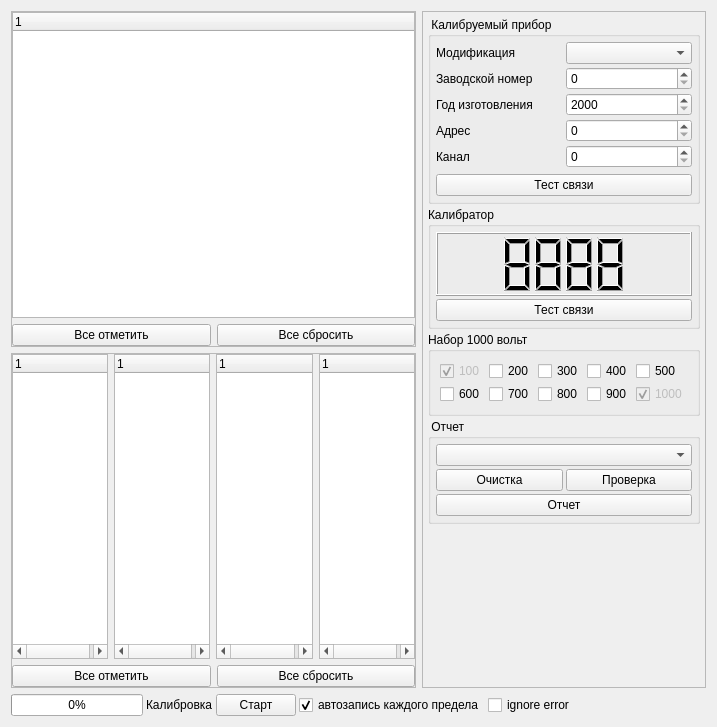
<?xml version="1.0" encoding="UTF-8"?>
<ui version="4.0">
 <class>MainBox</class>
 <widget class="QWidget" name="MainBox">
  <property name="geometry">
   <rect>
    <x>0</x>
    <y>0</y>
    <width>717</width>
    <height>727</height>
   </rect>
  </property>
  <property name="windowTitle">
   <string>Dialog</string>
  </property>
  <layout class="QVBoxLayout" name="verticalLayout_2">
   <item>
    <layout class="QHBoxLayout" name="horizontalLayout">
     <item>
      <layout class="QVBoxLayout" name="layout_calibration">
       <item>
        <widget class="QFrame" name="limits_frame">
         <property name="frameShape">
          <enum>QFrame::StyledPanel</enum>
         </property>
         <property name="frameShadow">
          <enum>QFrame::Raised</enum>
         </property>
         <layout class="QVBoxLayout" name="verticalLayout_5">
          <property name="leftMargin">
           <number>0</number>
          </property>
          <property name="topMargin">
           <number>0</number>
          </property>
          <property name="rightMargin">
           <number>0</number>
          </property>
          <property name="bottomMargin">
           <number>0</number>
          </property>
          <item>
           <widget class="QTreeWidget" name="treeWidget_limits">
            <column>
             <property name="text">
              <string notr="true">1</string>
             </property>
            </column>
           </widget>
          </item>
          <item>
           <layout class="QHBoxLayout" name="horizontalLayout_4">
            <item>
             <widget class="QPushButton" name="btn_limits_All_On">
              <property name="text">
               <string>Все отметить</string>
              </property>
             </widget>
            </item>
            <item>
             <widget class="QPushButton" name="btn_limits_All_Off">
              <property name="text">
               <string>Все сбросить</string>
              </property>
             </widget>
            </item>
           </layout>
          </item>
         </layout>
        </widget>
       </item>
       <item>
        <widget class="QFrame" name="control_frame">
         <property name="frameShape">
          <enum>QFrame::StyledPanel</enum>
         </property>
         <property name="frameShadow">
          <enum>QFrame::Raised</enum>
         </property>
         <layout class="QVBoxLayout" name="verticalLayout_8">
          <property name="leftMargin">
           <number>0</number>
          </property>
          <property name="topMargin">
           <number>0</number>
          </property>
          <property name="rightMargin">
           <number>0</number>
          </property>
          <property name="bottomMargin">
           <number>0</number>
          </property>
          <item>
           <layout class="QHBoxLayout" name="horizontalLayout_6">
            <item>
             <widget class="QTreeWidget" name="treeWidget_controls_U">
              <column>
               <property name="text">
                <string notr="true">1</string>
               </property>
              </column>
             </widget>
            </item>
            <item>
             <widget class="QTreeWidget" name="treeWidget_controls_I">
              <column>
               <property name="text">
                <string notr="true">1</string>
               </property>
              </column>
             </widget>
            </item>
            <item>
             <widget class="QTreeWidget" name="treeWidget_controls_Other">
              <column>
               <property name="text">
                <string notr="true">1</string>
               </property>
              </column>
             </widget>
            </item>
            <item>
             <widget class="QTreeWidget" name="treeWidget_controls_Hi_Low_U">
              <column>
               <property name="text">
                <string notr="true">1</string>
               </property>
              </column>
             </widget>
            </item>
           </layout>
          </item>
          <item>
           <layout class="QHBoxLayout" name="horizontalLayout_5">
            <item>
             <widget class="QPushButton" name="btn_controls_All_On">
              <property name="text">
               <string>Все отметить</string>
              </property>
             </widget>
            </item>
            <item>
             <widget class="QPushButton" name="btn_controls_All_Off">
              <property name="text">
               <string>Все сбросить</string>
              </property>
             </widget>
            </item>
           </layout>
          </item>
         </layout>
        </widget>
       </item>
      </layout>
     </item>
     <item>
      <widget class="QFrame" name="tune_frame">
       <property name="frameShape">
        <enum>QFrame::StyledPanel</enum>
       </property>
       <property name="frameShadow">
        <enum>QFrame::Raised</enum>
       </property>
       <layout class="QVBoxLayout" name="verticalLayout_10">
        <property name="spacing">
         <number>3</number>
        </property>
        <property name="leftMargin">
         <number>5</number>
        </property>
        <property name="topMargin">
         <number>5</number>
        </property>
        <property name="rightMargin">
         <number>5</number>
        </property>
        <property name="bottomMargin">
         <number>5</number>
        </property>
        <item>
         <layout class="QVBoxLayout" name="serial_layout"/>
        </item>
        <item>
         <widget class="QGroupBox" name="groupBox_2">
          <property name="title">
           <string> Калибруемый прибор </string>
          </property>
          <layout class="QVBoxLayout" name="verticalLayout_4">
           <property name="leftMargin">
            <number>5</number>
           </property>
           <property name="topMargin">
            <number>5</number>
           </property>
           <property name="rightMargin">
            <number>5</number>
           </property>
           <property name="bottomMargin">
            <number>5</number>
           </property>
           <item>
            <layout class="QGridLayout" name="gridLayout">
             <property name="spacing">
              <number>3</number>
             </property>
             <item row="4" column="0">
              <widget class="QLabel" name="label">
               <property name="text">
                <string>Адрес</string>
               </property>
              </widget>
             </item>
             <item row="4" column="1">
              <widget class="QSpinBox" name="sb_address">
               <property name="maximum">
                <number>255</number>
               </property>
              </widget>
             </item>
             <item row="1" column="0">
              <widget class="QLabel" name="label_8">
               <property name="text">
                <string>Модификация</string>
               </property>
              </widget>
             </item>
             <item row="2" column="1">
              <widget class="QSpinBox" name="sb_SerNo">
               <property name="maximum">
                <number>9999</number>
               </property>
              </widget>
             </item>
             <item row="2" column="0">
              <widget class="QLabel" name="label_6">
               <property name="text">
                <string>Заводской номер</string>
               </property>
              </widget>
             </item>
             <item row="3" column="0">
              <widget class="QLabel" name="label_7">
               <property name="text">
                <string>Год изготовления</string>
               </property>
              </widget>
             </item>
             <item row="3" column="1">
              <widget class="QSpinBox" name="sb_Year">
               <property name="minimum">
                <number>2000</number>
               </property>
               <property name="maximum">
                <number>2100</number>
               </property>
              </widget>
             </item>
             <item row="1" column="1">
              <widget class="QComboBox" name="cb_TypeMultimeter"/>
             </item>
             <item row="5" column="0">
              <widget class="QLabel" name="label_10">
               <property name="text">
                <string>Канал</string>
               </property>
              </widget>
             </item>
             <item row="5" column="1">
              <widget class="QSpinBox" name="sb_channel"/>
             </item>
            </layout>
           </item>
           <item>
            <widget class="QPushButton" name="btn_Test_Connect_V786">
             <property name="text">
              <string>Тест связи</string>
             </property>
            </widget>
           </item>
          </layout>
         </widget>
        </item>
        <item>
         <widget class="QGroupBox" name="groupBox_6">
          <property name="title">
           <string>Калибратор</string>
          </property>
          <layout class="QVBoxLayout" name="verticalLayout">
           <property name="spacing">
            <number>3</number>
           </property>
           <property name="leftMargin">
            <number>5</number>
           </property>
           <property name="topMargin">
            <number>5</number>
           </property>
           <property name="rightMargin">
            <number>5</number>
           </property>
           <property name="bottomMargin">
            <number>5</number>
           </property>
           <item>
            <widget class="QLCDNumber" name="lcd_type_calibrator">
             <property name="sizePolicy">
              <sizepolicy hsizetype="Minimum" vsizetype="Fixed">
               <horstretch>0</horstretch>
               <verstretch>0</verstretch>
              </sizepolicy>
             </property>
             <property name="minimumSize">
              <size>
               <width>128</width>
               <height>64</height>
              </size>
             </property>
             <property name="digitCount">
              <number>4</number>
             </property>
             <property name="value" stdset="0">
              <double>8888.000000000000000</double>
             </property>
            </widget>
           </item>
           <item>
            <widget class="QPushButton" name="btn_Test_Connect_Calibr">
             <property name="text">
              <string>Тест связи</string>
             </property>
            </widget>
           </item>
          </layout>
         </widget>
        </item>
        <item>
         <widget class="QGroupBox" name="groupBox_5">
          <property name="title">
           <string>Набор 1000 вольт</string>
          </property>
          <layout class="QHBoxLayout" name="horizontalLayout_7">
           <item>
            <layout class="QGridLayout" name="gridLayout_4">
             <property name="spacing">
              <number>3</number>
             </property>
             <item row="0" column="3">
              <widget class="QCheckBox" name="cb_400">
               <property name="text">
                <string>400</string>
               </property>
              </widget>
             </item>
             <item row="0" column="1">
              <widget class="QCheckBox" name="cb_200">
               <property name="text">
                <string>200</string>
               </property>
              </widget>
             </item>
             <item row="0" column="4">
              <widget class="QCheckBox" name="cb_500">
               <property name="text">
                <string>500</string>
               </property>
              </widget>
             </item>
             <item row="0" column="2">
              <widget class="QCheckBox" name="cb_300">
               <property name="text">
                <string>300</string>
               </property>
              </widget>
             </item>
             <item row="0" column="0">
              <widget class="QCheckBox" name="cb_100">
               <property name="enabled">
                <bool>false</bool>
               </property>
               <property name="text">
                <string>100</string>
               </property>
               <property name="checked">
                <bool>true</bool>
               </property>
              </widget>
             </item>
             <item row="1" column="0">
              <widget class="QCheckBox" name="cb_600">
               <property name="text">
                <string>600</string>
               </property>
              </widget>
             </item>
             <item row="1" column="1">
              <widget class="QCheckBox" name="cb_700">
               <property name="text">
                <string>700</string>
               </property>
              </widget>
             </item>
             <item row="1" column="2">
              <widget class="QCheckBox" name="cb_800">
               <property name="text">
                <string>800</string>
               </property>
              </widget>
             </item>
             <item row="1" column="3">
              <widget class="QCheckBox" name="cb_900">
               <property name="text">
                <string>900</string>
               </property>
              </widget>
             </item>
             <item row="1" column="4">
              <widget class="QCheckBox" name="cb_1000">
               <property name="enabled">
                <bool>false</bool>
               </property>
               <property name="text">
                <string>1000</string>
               </property>
               <property name="checked">
                <bool>true</bool>
               </property>
              </widget>
             </item>
            </layout>
           </item>
          </layout>
         </widget>
        </item>
        <item>
         <widget class="QGroupBox" name="groupBox_4">
          <property name="title">
           <string> Отчет </string>
          </property>
          <layout class="QVBoxLayout" name="verticalLayout_9">
           <property name="spacing">
            <number>3</number>
           </property>
           <property name="leftMargin">
            <number>5</number>
           </property>
           <property name="topMargin">
            <number>5</number>
           </property>
           <property name="rightMargin">
            <number>5</number>
           </property>
           <property name="bottomMargin">
            <number>5</number>
           </property>
           <item>
            <widget class="QComboBox" name="cb_Step_Report"/>
           </item>
           <item>
            <layout class="QHBoxLayout" name="horizontalLayout_3">
             <item>
              <widget class="QPushButton" name="btn_clear">
               <property name="text">
                <string>Очистка</string>
               </property>
              </widget>
             </item>
             <item>
              <widget class="QPushButton" name="btn_CheckMultimeter">
               <property name="text">
                <string>Проверка</string>
               </property>
               <property name="checkable">
                <bool>true</bool>
               </property>
              </widget>
             </item>
            </layout>
           </item>
           <item>
            <widget class="QPushButton" name="btn_Report">
             <property name="text">
              <string>Отчет</string>
             </property>
             <property name="icon">
              <iconset resource="../../../images/calibration.qrc">
               <normaloff>:/programm/printer.png</normaloff>:/programm/printer.png</iconset>
             </property>
             <property name="iconSize">
              <size>
               <width>32</width>
               <height>32</height>
              </size>
             </property>
            </widget>
           </item>
          </layout>
         </widget>
        </item>
        <item>
         <spacer name="verticalSpacer">
          <property name="orientation">
           <enum>Qt::Vertical</enum>
          </property>
          <property name="sizeHint" stdset="0">
           <size>
            <width>20</width>
            <height>40</height>
           </size>
          </property>
         </spacer>
        </item>
       </layout>
      </widget>
     </item>
    </layout>
   </item>
   <item>
    <layout class="QHBoxLayout" name="horizontalLayout_2">
     <property name="spacing">
      <number>3</number>
     </property>
     <item>
      <widget class="QProgressBar" name="progressBar">
       <property name="value">
        <number>0</number>
       </property>
       <property name="textVisible">
        <bool>true</bool>
       </property>
      </widget>
     </item>
     <item>
      <widget class="QLabel" name="label_9">
       <property name="text">
        <string>Калибровка</string>
       </property>
      </widget>
     </item>
     <item>
      <widget class="QPushButton" name="btn_Start">
       <property name="text">
        <string>Старт</string>
       </property>
       <property name="icon">
        <iconset resource="../../../images/calibration.qrc">
         <normaloff>:/programm/media-playback-start.png</normaloff>:/programm/media-playback-start.png</iconset>
       </property>
      </widget>
     </item>
     <item>
      <widget class="QCheckBox" name="cb_AutoSave">
       <property name="text">
        <string>автозапись каждого предела</string>
       </property>
       <property name="checked">
        <bool>true</bool>
       </property>
      </widget>
     </item>
     <item>
      <widget class="QCheckBox" name="cb_ignore_error">
       <property name="text">
        <string>ignore error</string>
       </property>
      </widget>
     </item>
     <item>
      <spacer name="horizontalSpacer">
       <property name="orientation">
        <enum>Qt::Horizontal</enum>
       </property>
       <property name="sizeHint" stdset="0">
        <size>
         <width>40</width>
         <height>20</height>
        </size>
       </property>
      </spacer>
     </item>
    </layout>
   </item>
  </layout>
 </widget>
 <resources>
  <include location="../../../images/calibration.qrc"/>
 </resources>
 <connections/>
</ui>
